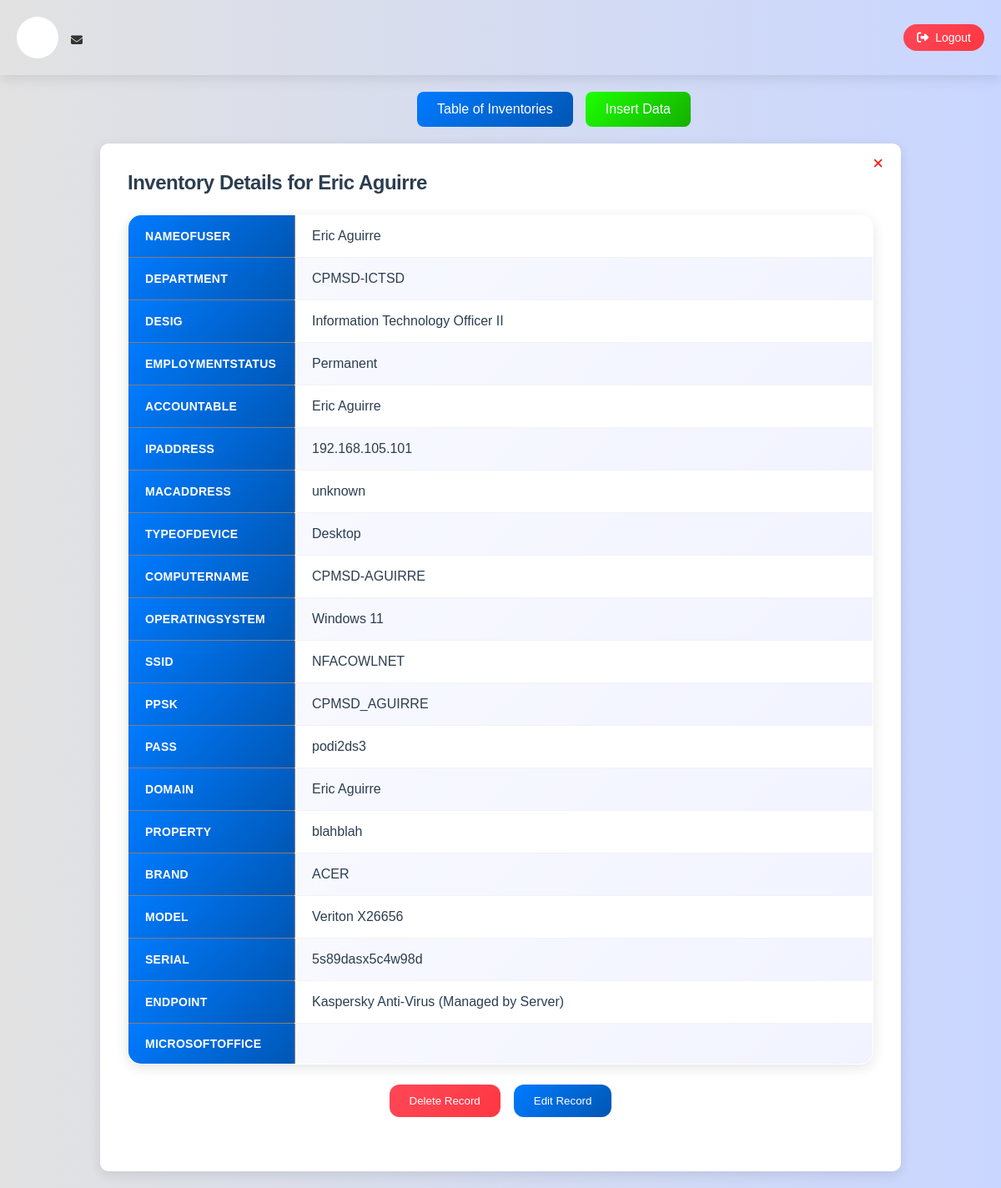
/homepage.php?id=21, run on the app's committed database.
### tables this page shows
CREATE TABLE `inventory` (
  `id` int(11) NOT NULL,
  `nameofuser` varchar(255) NOT NULL,
  `department` varchar(255) NOT NULL,
  `desig` varchar(100) NOT NULL,
  `employmentstatus` varchar(100) NOT NULL,
  `accountable` varchar(255) NOT NULL,
  `ipaddress` varchar(255) NOT NULL,
  `macaddress` varchar(255) NOT NULL,
  `typeofdevice` varchar(255) NOT NULL,
  `computername` varchar(250) NOT NULL,
  `operatingsystem` varchar(50) NOT NULL,
  `ssid` varchar(50) NOT NULL,
  `ppsk` varchar(50) NOT NULL,
  `pass` varchar(100) NOT NULL,
  `domain` varchar(100) NOT NULL,
  `property` varchar(100) NOT NULL,
  `brand` varchar(100) NOT NULL,
  `model` varchar(100) NOT NULL,
  `serial` varchar(100) NOT NULL,
  `endpoint` varchar(100) NOT NULL,
  `microsoftoffice` varchar(100) NOT NULL
);

### homepage.php (the view, shortened to what this page needs)
<?php
include("connect.php");
?>
<!DOCTYPE html>
<html lang="en">
<head>
    <link rel="stylesheet" href="https://cdnjs.cloudflare.com/ajax/libs/font-awesome/6.7.2/css/all.min.css">
    <link rel="stylesheet" href="homepagestyle.css">
</head>
<div class="user-header">
    <div class="user-profile">
        <div class="user-info">
            <div class="user-avatar">
            </div>
            <div class="user-details">
                <p><i class="fas fa-envelope"></i> <?php echo isset($_SESSION['email']) ? $_SESSION['email'] : ''; ?></p>
            </div>
        </div>
        <div class="user-actions">
            <a href="logout.php" class="logout-btn" id="logoutBtn">
                <i class="fas fa-sign-out-alt"></i>
                Logout
            </a>
        </div>
    </div>
</div>
<div class="action-buttons">
    <button id="showTableBtn" class="action-btn btn-table">
        Table of Inventories
    </button>
    <button id="showFormBtn" class="action-btn btn-insert">
        Insert Data
    </button>
</div>
<?php
if (isset($_GET['id'])) {
    $user_id = intval($_GET['id']);
    $query = mysqli_query($conn, "SELECT * FROM inventory WHERE id = $user_id");
    if (mysqli_num_rows($query) > 0) {
        $data = mysqli_fetch_assoc($query);
        echo "<div id='inventoryDetails' class='container'>
                <a href='homepage.php?show=table' style='position: absolute; top: 10px; right: 20px; font-size: 22px; color: red; text-decoration: none;' title='Close'>&times;</a>
                <h2>Inventory Details for " . htmlspecialchars($data['nameofuser']) . "</h2>
                <table border='1' cellpadding='8' cellspacing='0'>";
        foreach ($data as $key => $value) {
            if ($key === 'id') continue;
            $label = ucwords(str_replace("_", " ", $key));
            echo "<tr><th>$label</th><td>" . htmlspecialchars($value) . "</td></tr>";
        }
        echo "</table>";
        echo '<div class="record-actions">';
        echo '<form method="POST" action="delete.php" class="delete-form" onsubmit="return confirm(\'Are you sure you want to delete this record?\');">
                <input type="hidden" name="delete_id" value="' . htmlspecialchars($data['id']) . '">
                <button type="submit" class="delete-btn">
                    Delete Record
                </button>
            </form>';
        echo '<form action="homepage.php" method="GET" class="edit-form">
                <input type="hidden" name="edit_id" value="' . htmlspecialchars($data['id']) . '">
                <button type="submit" class="edit-btn">
                    Edit Record
                </button>
            </form>';
        echo '</div>';
        echo "</div>";
    } else {
        echo "<div class='container'><p style='color:#ff4757; text-align:center; font-weight:500;'><i class='fas fa-exclamation-triangle'></i> No details found for the selected user.</p></div>";
    }
}
?>
        </body>
</html>

### homepagestyle.css (style rules this page uses)
* { margin: 0%; padding: 0; box-sizing: border-box; font-family: "poppins", sans-serif; }
.user-header { background: transparent; color: #333; padding: 20px; margin-bottom: 20px; box-shadow: 0 4px 15px rgba(0, 0, 0, 0.1); }
.user-profile { display: flex; align-items: center; justify-content: space-between; flex-wrap: wrap; gap: 15px; }
.user-info { display: flex; align-items: center; gap: 15px; }
.user-avatar { height: 50px; width: 50px; background: #fff; border-radius: 50%; display: flex; align-items: center; justify-content: center; font-size: 20px; font-weight: bold; border: 2px solid rgba(255, 255, 255, 0.3); }
.user-details p { margin-top: 5px; font-size: 14px; }
.user-actions { display: flex; align-items: center; gap: 10px; }
.logout-btn { background: linear-gradient(135deg, #ff4757 0%, #ff3742 100%); color: white; display: flex; align-items: center; border: none; border-radius: 25px; padding: 8px 16px; font-size: 14px; font-weight: 500; cursor: pointer; gap: 8px; text-decoration: none; transition: all 0.3s ease; }
.action-buttons { display: flex; margin-top: 20px; margin-left: 500px; flex-wrap: wrap; gap: 15px; }
.action-btn { display: flex; align-items: center; border: none; border-radius: 8px; padding: 12px 24px; font-size: 16px; font-weight: 500; cursor: pointer; gap: 8px; transition: all 0.3s ease; }
.btn-table { background: linear-gradient(135deg, #007bff 0%, #0056b3 100%); transition: all 0.3s cubic-bezier(0.4, 0, 0.2, 1); color: white; }
.btn-insert { background: linear-gradient(135deg, #1eff00 0%, #14b000 100%); transition: all 0.3s cubic-bezier(0.4, 0, 0.2, 1); color: white; }
.container { background: #fff; width: 80%; padding: 32px; margin: 20px auto; border-radius: 10px; box-shadow: 0 4px 15px rgba(0, 0, 0, 0.1); backdrop-filter: blur(10px); border: 1px solid rgba(255, 255, 255, 0.2); }
.container h2 { font-size: 24px; font-weight: 600; color: #2c3e50; margin-bottom: 24px; letter-spacing: -0.02em; }
table { width: 100%; border-collapse: collapse; background: white; border-radius: 12px; overflow: hidden; box-shadow: 0 4px 15px rgba(0, 0, 0, 0.1); }
table th { background: linear-gradient(135deg, #007bff 0%, #0056b3 100%); color: white; padding: 16px; text-align: left; font-weight: 600; font-size: 14px; letter-spacing: 0.02em; text-transform: uppercase; }
table td { padding: 16px; border-bottom: 1px solid #f1f3f4; font-weight: 400; transition: all 0.3s ease; }
#inventoryDetails table { width: 100%; border-collapse: collapse; background: white; border-radius: 16px; overflow: hidden; box-shadow: 0 4px 15px rgba(0, 0, 0, 0.1); margin-bottom: 24px; }
#inventoryDetails table th { background: linear-gradient(135deg, #007bff 0%, #0056b3 100%); color: white; padding: 16px 20px; text-align: left; font-weight: 600; font-size: 14px; letter-spacing: 0.02em; width: 200px; }
#inventoryDetails table td { padding: 16px 20px; border-bottom: 1px solid #f1f3f4; font-weight: 400; color: #2c3e50; background: white; }
#inventoryDetails table tr:last-child td { border-bottom: none; }
#inventoryDetails table tr:nth-child(even) td { background: linear-gradient(135deg, #f8f9ff 0%, #f1f3ff 100%); }
.record-actions { display: flex; gap: 16px; margin-top: 24px; flex-wrap: wrap; align-items: center; justify-content: center; }
.delete-form, .edit-form { display: inline-block; }
.delete-btn { background: linear-gradient(135deg, #ff4757 0%, #ff3742 100%); color: white; padding: 12px 24px; border: none; border-radius: 12px; cursor: pointer; transition: all 0.3s cubic-bezier(0.4, 0, 0.2, 1); display: flex; align-items: center; }
.edit-btn { background: linear-gradient(135deg, #007bff 0%, #0056b3 100%); color: white; padding: 12px 24px; border: none; border-radius: 12px; cursor: pointer; transition: all 0.3s cubic-bezier(0.4, 0, 0.2, 1); display: flex; align-items: center; }
form { margin-bottom: 2rem; }

### data on the page
inventory: nameofuser "Eric Aguirre", department "CPMSD-ICTSD", desig "Information Technology Officer II", employmentstatus "Permanent", accountable "Eric Aguirre", ipaddress "192.168.105.101", macaddress "unknown", typeofdevice "Desktop", computername "CPMSD-AGUIRRE", operatingsystem "Windows 11", ssid "NFACOWLNET", ppsk "CPMSD_AGUIRRE", pass "podi2ds3", domain "Eric Aguirre", property "blahblah", brand "ACER", model "Veriton X26656", serial "5s89dasx5c4w98d", endpoint "Kaspersky Anti-Virus (Managed by Server)"

### other printed values
$label "NAMEOFUSER"
$label "DEPARTMENT"
$label "DESIG"
$label "EMPLOYMENTSTATUS"
$label "ACCOUNTABLE"
$label "IPADDRESS"
$label "MACADDRESS"
$label "TYPEOFDEVICE"
$label "COMPUTERNAME"
$label "OPERATINGSYSTEM"
$label "SSID"
$label "PPSK"
$label "PASS"
$label "DOMAIN"
$label "PROPERTY"
